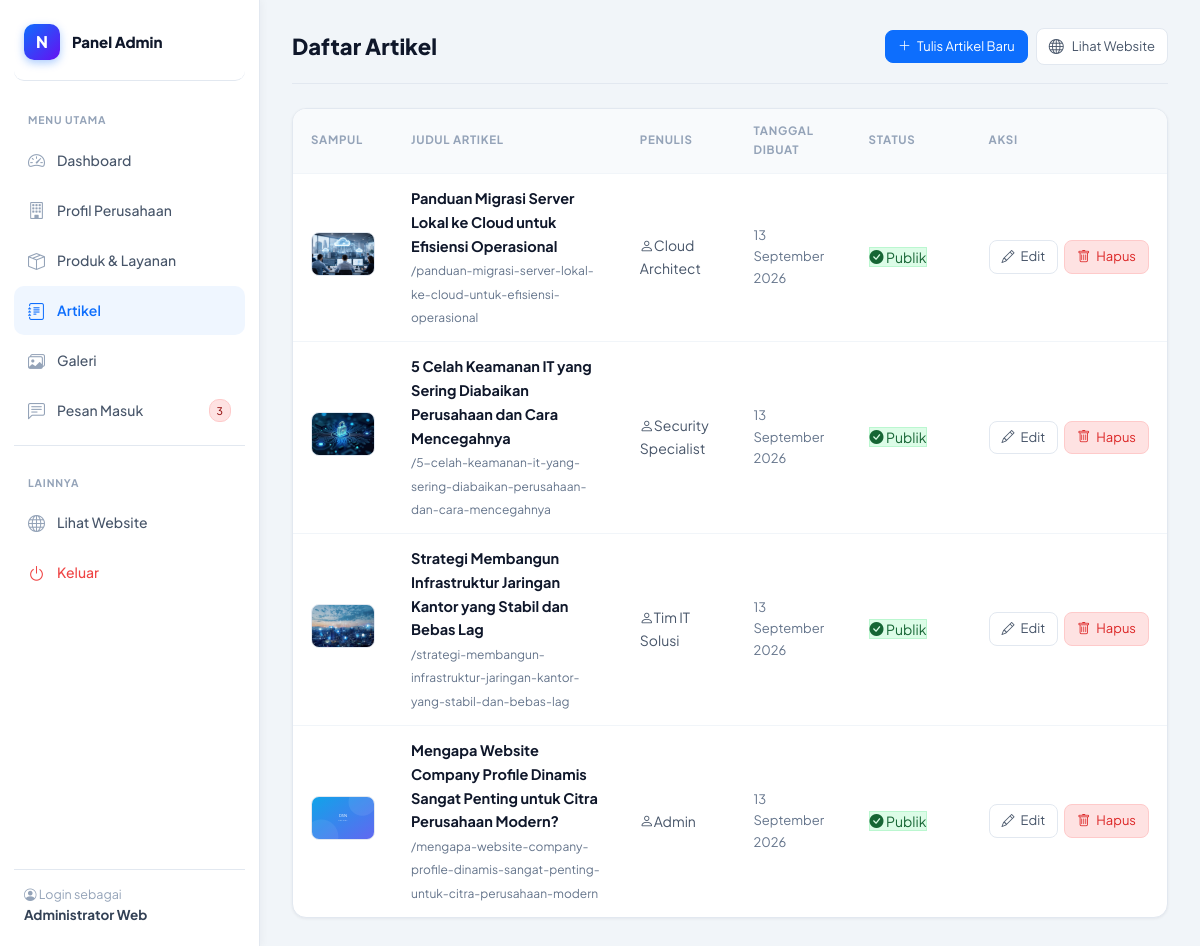
The app's page /views/admin/artikel/index.php (signed in) with its own data.
### tables this page shows
CREATE TABLE `artikel` (
  `id` int(10) UNSIGNED NOT NULL,
  `judul` varchar(200) NOT NULL,
  `slug` varchar(220) NOT NULL,
  `penulis` varchar(100) NOT NULL DEFAULT 'Admin',
  `isi` mediumtext DEFAULT NULL,
  `gambar` varchar(255) DEFAULT NULL,
  `is_publikasi` tinyint(1) NOT NULL DEFAULT 1,
  `created_at` timestamp NOT NULL DEFAULT current_timestamp()
);

### config/koneksi.php (called while the page is built, shortened)
<?php
function koneksi_db(): PDO
{
    static $pdo = null;
    if ($pdo === null) {
        $dsn = 'mysql:host=' . NAMA_HOST . ';dbname=' . NAMA_DB . ';charset=utf8mb4';
        try {
            $pdo = new PDO($dsn, NAMA_PENGGUNA, KATA_SANDI, [
                PDO::ATTR_ERRMODE            => PDO::ERRMODE_EXCEPTION,
                PDO::ATTR_DEFAULT_FETCH_MODE => PDO::FETCH_ASSOC,
                PDO::ATTR_EMULATE_PREPARES   => false,
            ]);
        } catch (PDOException $pesanKesalahan) {
            http_response_code(500);
            exit('Koneksi database gagal: ' . htmlspecialchars($pesanKesalahan->getMessage()) .
                 '<br>Pastikan MySQL berjalan dan sudah mengimpor config/database.sql');
        }
    }
    return $pdo;
}

### config/helpers.php (called while the page is built, shortened)
<?php
require_once __DIR__ . '/koneksi.php';
function amankan(?string $nilai): string
{
    return htmlspecialchars((string) $nilai, ENT_QUOTES, 'UTF-8');
}
function e(?string $nilai): string
{
    return amankan($nilai);
}
function tanggal_id(?string $tanggal, bool $denganJam = false): string
{
    $waktuStempel = strtotime($tanggal);
    $daftarBulan = [1 => 'Januari', 'Februari', 'Maret', 'April', 'Mei', 'Juni',
                    'Juli', 'Agustus', 'September', 'Oktober', 'November', 'Desember'];
    $hasil = date('j', $waktuStempel) . ' ' . $daftarBulan[(int) date('n', $waktuStempel)] . ' ' . date('Y', $waktuStempel);
    return $denganJam ? $hasil . ' ' . date('H:i', $waktuStempel) : $hasil;
}
function gambar_item(?string $namaBerkas, string $tipe = 'produk'): string
{
    if ($namaBerkas && file_exists(__DIR__ . '/../assets/img/' . $namaBerkas)) {
        return 'assets/img/' . $namaBerkas;
    }
    return 'assets/img/placeholder-' . $tipe . '.svg';
}

### views/admin/artikel/index.php (the view, shortened to what this page needs)
<?php
require_once __DIR__ . '/../../../config/helpers.php';
$daftar_artikel = koneksi_db()->query(
    'SELECT * FROM artikel ORDER BY created_at DESC, id DESC'
)->fetchAll();
$tombol_aksi = '<a class="btn btn-primary btn-sm" href="create.php"><i class="bi bi-plus-lg"></i> Tulis Artikel Baru</a>';
require __DIR__ . '/../includes/header.php';
?>
<div class="table-wrap">
  <table class="table">
    <thead>
      <tr>
        <th style="width: 90px;">Sampul</th>
        <th>Judul Artikel</th>
        <th>Penulis</th>
        <th>Tanggal Dibuat</th>
        <th style="width: 120px;">Status</th>
        <th style="width: 170px;">Aksi</th>
      </tr>
    </thead>
    <tbody>
      <?php if (empty($daftar_artikel)): ?>
        <tr>
          <td colspan="6" style="text-align: center; color: var(--muted); padding: 40px 20px;">
            <i class="bi bi-journal-x" style="font-size: 32px; display: block; margin-bottom: 8px; opacity: 0.5;"></i>
            Belum ada artikel yang dibuat. Klik tombol <strong>"Tulis Artikel Baru"</strong> di kanan atas untuk memulai.
          </td>
        </tr>
      <?php else: ?>
        <?php foreach ($daftar_artikel as $baris): ?>
          <tr>
            <td>
              <img class="thumb"
                   src="<?= $root_base ?><?= e(gambar_item($baris['gambar'], 'artikel')) ?>"
                   alt="Sampul <?= e($baris['judul']) ?>"
                   style="border-radius: 8px; object-fit: cover;">
            </td>
            <td>
              <strong style="color: #0f172a; font-size: 14.5px; display: block;">
                <?= e($baris['judul']) ?>
              </strong>
              <span style="font-size: 12px; color: var(--muted);">
                /<?= e($baris['slug']) ?>
              </span>
            </td>
            <td style="color: #475569;">
              <i class="bi bi-person me-1"></i><?= e($baris['penulis']) ?>
            </td>
            <td style="color: #64748b; font-size: 13px;">
              <?= e(tanggal_id($baris['created_at'])) ?>
            </td>
            <td>
              <?php if ($baris['is_publikasi']): ?>
                <span class="badge badge-ok"><i class="bi bi-check-circle-fill"></i> Publik</span>
              <?php else: ?>
                <span class="badge badge-danger"><i class="bi bi-file-earmark"></i> Draf</span>
              <?php endif; ?>
            </td>
            <td>
              <div style="display: flex; gap: 6px; align-items: center;">
                <a class="btn btn-outline btn-sm" href="edit.php?id=<?= (int) $baris['id'] ?>">
                  <i class="bi bi-pencil"></i> Edit
                </a>
                <a class="btn btn-danger btn-sm" href="index.php?hapus=<?= (int) $baris['id'] ?>"
                   onclick="return confirm('Apakah Anda yakin ingin menghapus artikel ini? Berkas gambar juga akan ikut terhapus.');">
                  <i class="bi bi-trash"></i> Hapus
                </a>
              </div>
            </td>
          </tr>
        <?php endforeach; ?>
      <?php endif; ?>
    </tbody>
  </table>
</div>
<?php require __DIR__ . '/../includes/footer.php'; ?>

### assets/css/style.css (style rules this page uses)
:root { --bg: #f8fafc; --surface: #ffffff; --ink: #0f172a; --muted: #64748b; --line: #e2e8f0; --primary: #0d6efd; --primary-ink: #ffffff; --primary-soft: #eff6ff; --accent: #f59e0b; --ok: #10b981; --danger: #ef4444; --radius: 14px; --shadow-sm: 0 1px 3px rgba(15, 23, 42, .06), 0 1px 2px rgba(15, 23, 42, .04); --shadow: 0 4px 6px -1px rgba(15, 23, 42, .08), 0 2px 4px -2px rgba(15, 23, 42, .06); --shadow-lg: 0 20px 25px -5px rgba(15, 23, 42, .08), 0 8px 10px -6px rgba(15, 23, 42, .04); }
* { box-sizing: border-box; }
html { scroll-behavior: smooth; }
body { font-family: 'Plus Jakarta Sans', system-ui, -apple-system, Roboto, 'Helvetica Neue', Arial, sans-serif; color: var(--ink); background-color: var(--bg); line-height: 1.65; -webkit-font-smoothing: antialiased; margin: 0; }
a { text-decoration: none; }
.table-wrap { background: #fff; border: 1px solid #e2e8f0; border-radius: 14px; box-shadow: 0 1px 3px rgba(15,23,42,.06); overflow-x: auto; }
table.table { width: 100%; border-collapse: collapse; font-size: 14px; margin-bottom: 0; }
.table th, .table td { text-align: left; padding: 13px 18px; border-bottom: 1px solid #f1f5f9; vertical-align: middle; }
.table th { background: #f8fafc; font-size: 11.5px; text-transform: uppercase; letter-spacing: .06em; color: #94a3b8; font-weight: 700; }
.table tbody tr:last-child td { border-bottom: 0; }
.table img.thumb { width: 64px; height: 44px; object-fit: cover; border-radius: 8px; background: #eff6ff; border: 1px solid #e2e8f0; }
.badge-ok { background: #dcfce7 !important; color: #166534 !important; border: 1px solid #bbf7d0 !important; }
.btn { display: inline-flex; align-items: center; gap: 6px; padding: 8px 16px; border-radius: 8px; font: 600 13.5px inherit; cursor: pointer; border: 1px solid transparent; transition: all .15s ease; }
.btn-primary { background: #0d6efd; color: #fff; border-color: #0d6efd; }
.btn-outline { background: #fff; color: #475569; border-color: #e2e8f0; }
.btn-danger { background: #fee2e2; color: #dc2626; border-color: #fecaca; }
.btn-sm { padding: 5px 12px; font-size: 13px; }

### views/admin/includes/header.php (style rules this page uses)
html, body { height: 100%; margin: 0; padding: 0; overflow: hidden; scrollbar-width: none; -ms-overflow-style: none; }

### records on screen
artikel: gambar (picture), judul "Panduan Migrasi Server Lokal ke Cloud untuk Efisiensi Operasional", slug "panduan-migrasi-server-lokal-ke-cloud-untuk-efisiensi-operasional", penulis "Cloud Architect", created_at "13 September 2026", is_publikasi 1 (drawn)
artikel: gambar (picture), judul "5 Celah Keamanan IT yang Sering Diabaikan Perusahaan dan Cara Mencegahnya", slug "5-celah-keamanan-it-yang-sering-diabaikan-perusahaan-dan-cara-mencegahnya", penulis "Security Specialist", created_at "13 September 2026", is_publikasi 1 (drawn)
artikel: gambar (picture), judul "Strategi Membangun Infrastruktur Jaringan Kantor yang Stabil dan Bebas Lag", slug "strategi-membangun-infrastruktur-jaringan-kantor-yang-stabil-dan-bebas-lag", penulis "Tim IT Solusi", created_at "13 September 2026", is_publikasi 1 (drawn)
artikel: shows a picture, judul "Mengapa Website Company Profile Dinamis Sangat Penting untuk Citra Perusahaan Modern?", slug "mengapa-website-company-profile-dinamis-sangat-penting-untuk-citra-perusahaan-modern", penulis "Admin", created_at "13 September 2026", is_publikasi 1 (drawn)

### other values on screen
$jumlah_belum_baca "3"
$nama_admin "Administrator Web"
$judul "Daftar Artikel"
